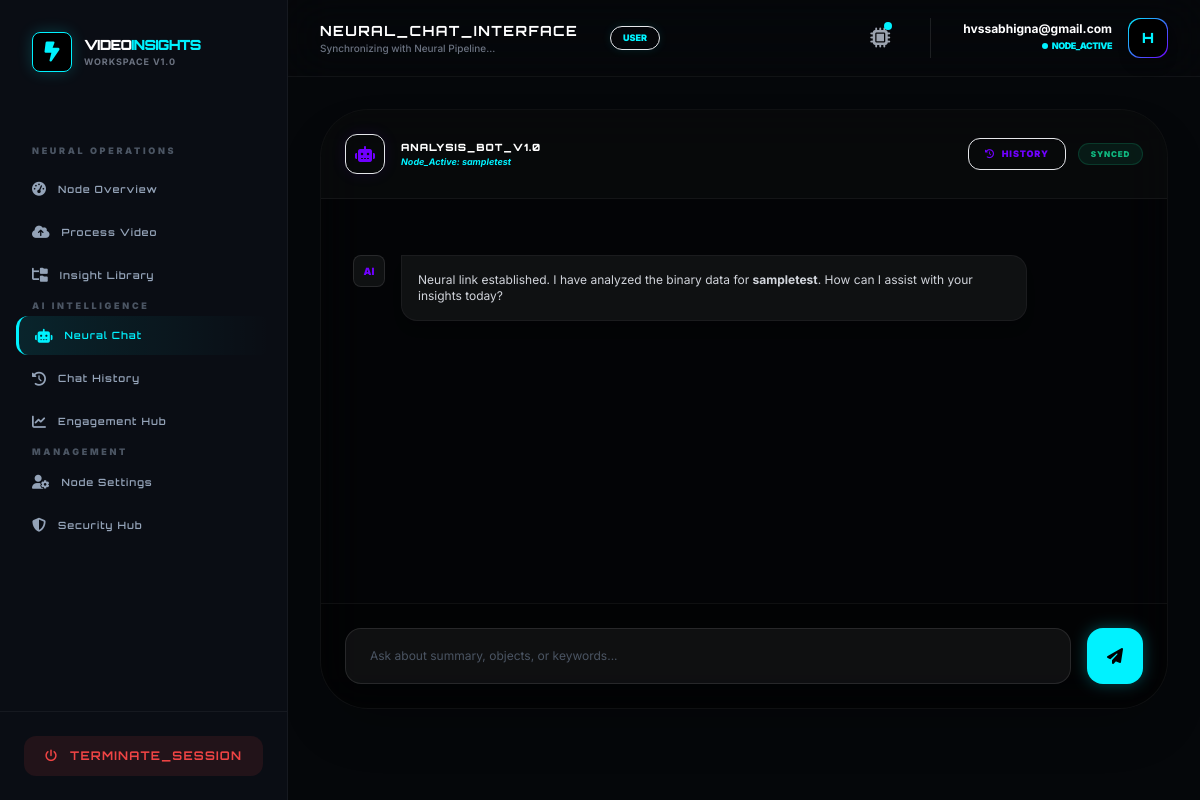
The app's page /neural-chat/chat/ (signed in) with its own data.
### accounts/models.py (models this page shows, shortened)
class User(AbstractUser):
    username = None
    email = models.EmailField(unique=True)
    ROLE_CHOICES = (
        ('admin', 'Admin'),
        ('user', 'User'),
    )
    role = models.CharField(max_length=10, choices=ROLE_CHOICES, default='user')
    is_verified = models.BooleanField(default=False)
    login_count = models.PositiveIntegerField(default=0)
    USERNAME_FIELD = 'email'
    REQUIRED_FIELDS = []
    objects = CustomUserManager()

### videos/models.py (models this page shows)
class VideoAnalysis(models.Model):
    user = models.ForeignKey(settings.AUTH_USER_MODEL, on_delete=models.CASCADE)
    title = models.CharField(max_length=255)
    video_file = models.FileField(upload_to='videos/', null=True, blank=True)
    youtube_url = models.URLField(null=True, blank=True)
    transcript = models.TextField(null=True, blank=True)
    summary = models.TextField(null=True, blank=True)
    keywords = models.JSONField(default=list)
    engagement_data = models.JSONField(default=list, null=True, blank=True)
    objects_detected = models.JSONField(default=list)
    key_moments = models.JSONField(default=list, blank=True)
    activity_type = models.CharField(max_length=100, default="General Analysis")
    human_presence_data = models.JSONField(default=dict, null=True, blank=True)
    face_detection_data = models.JSONField(default=dict, null=True, blank=True)
    activity_ml_data = models.JSONField(default=dict, null=True, blank=True)
    ml_processed = models.BooleanField(default=False)
    created_at = models.DateTimeField(auto_now_add=True)
    ai_processed = models.BooleanField(default=False)
    ai_failed = models.BooleanField(default=False)

### chatbot/views.py (the view)
# urls.py: path('chat/', views.ai_chatbot_view, name='ai_chatbot'),
@login_required
def ai_chatbot_view(request, video_id=None):
    user_videos = VideoAnalysis.objects.filter(user=request.user)
    if not user_videos.exists():
        messages.info(request, "Neural Link Offline: Please process a video to initialize the AI Chatbot.")
        return render(request, 'chatbot/chat_interface.html', {'video': None, 'chat_history': []})
    if video_id:
        video = get_object_or_404(VideoAnalysis, id=video_id, user=request.user)
    else:
        video = user_videos.latest('created_at')
    chat_history = ChatMessage.objects.filter(
        video=video, user=request.user
    ).order_by('created_at')
    return render(request, 'chatbot/chat_interface.html', {
        'video': video,
        'chat_history': chat_history
    })

### templates/chatbot/chat_interface.html (shortened to what this page needs)
{% extends "base2.html" %}
{% block page_title %}NEURAL_CHAT_INTERFACE{% endblock %}
{% block content %}
<div class="max-w-4xl mx-auto animate-fade-in" style="height: 75vh;">
    <div class="h-full flex flex-col bg-black/40 border border-white/5 rounded-[3rem] backdrop-blur-xl overflow-hidden shadow-2xl">
        {% if video %}
            <div class="p-6 border-b border-white/5 bg-white/[0.02] flex items-center justify-between">
                <div class="flex items-center gap-4">
                    <div class="w-10 h-10 bg-[var(--accent-purple)]/20 rounded-xl flex items-center justify-center border border-[var(--accent-purple)]/30 shadow-[0_0_15px_rgba(112,0,255,0.1)]">
                        <i class="fa fa-robot text-[var(--accent-purple)]"></i>
                    </div>
                    <div>
                        <p class="orbitron text-[10px] text-white font-black tracking-widest uppercase">Analysis_Bot_v1.0</p>
                        <p class="text-[9px] text-[var(--accent-cyan)] font-bold italic">Node_Active: {{ video.title }}</p>
                    </div>
                </div>
                <div class="flex items-center gap-3">
                    <a href="{% url 'chat_history_video' video.id %}"
                       class="px-4 py-2 bg-[var(--accent-purple)]/10 border border-[var(--accent-purple)]/20 text-[var(--accent-purple)] text-[9px] font-black uppercase tracking-widest rounded-xl hover:bg-[var(--accent-purple)] hover:text-white transition-all">
                        <i class="fa fa-clock-rotate-left mr-1"></i> History
                    </a>
                    <span class="text-[8px] font-black text-emerald-500 uppercase tracking-widest bg-emerald-500/10 px-3 py-1 rounded-full border border-emerald-500/20">Synced</span>
                </div>
            </div>
            <div id="chat-window" class="flex-1 overflow-y-auto p-8 space-y-6 scroll-smooth custom-scrollbar">
                <div class="flex gap-4">
                    <div class="w-8 h-8 rounded-lg bg-white/5 border border-white/10 flex items-center justify-center text-[10px] font-black text-[var(--accent-purple)]">AI</div>
                    <div class="bg-white/5 p-4 rounded-2xl rounded-tl-none border border-white/5 max-w-[80%] shadow-lg">
                        <p class="text-xs text-gray-300">Neural link established. I have analyzed the binary data for <b>{{ video.title }}</b>. How can I assist with your insights today?</p>
                    </div>
                </div>
            </div>
            <div class="p-6 bg-black/20 border-t border-white/5">
                <form id="chat-form" class="flex gap-4">
                    <input type="text" name="message" id="user-input" autocomplete="off"
                           placeholder="Ask about summary, objects, or keywords..."
                           class="flex-1 bg-white/5 border border-white/10 rounded-2xl px-6 py-4 text-xs text-white focus:outline-none focus:border-[var(--accent-cyan)] transition-all placeholder:text-gray-600">
                    <button type="submit" class="w-14 h-14 bg-[var(--accent-cyan)] text-black rounded-2xl flex items-center justify-center shadow-[0_0_15px_rgba(0,242,255,0.3)] hover:scale-105 active:scale-95 transition-all">
                        <i class="fa fa-paper-plane"></i>
                    </button>
                </form>
            </div>
        {% endif %}
    </div>
</div>
{% endblock %}

### templates/base2.html (shortened to what this page needs)
<!DOCTYPE html>
<html lang="en">
<head>
    <script src="https://cdn.tailwindcss.com"></script>
    <link rel="stylesheet" href="https://cdnjs.cloudflare.com/ajax/libs/font-awesome/6.4.2/css/all.min.css">
</head>
<body class="min-h-screen flex">
<aside class="w-72 bg-[var(--sidebar-bg)] border-r border-white/5 hidden lg:flex flex-col sticky top-0 h-screen z-50">
    <div class="p-8">
        <a href="/" class="flex items-center gap-3">
            <div class="w-10 h-10 rounded-lg flex items-center justify-center bg-black border border-[var(--accent-cyan)] shadow-[0_0_15px_rgba(0,242,255,0.2)]">
                <i class="fa-solid fa-bolt-lightning text-xl text-[var(--accent-cyan)]"></i>
            </div>
            <div>
                <h2 class="orbitron text-sm font-black text-white tracking-tighter">VIDEO<span class="text-[var(--accent-cyan)]">INSIGHTS</span></h2>
                <p class="text-[9px] text-gray-500 uppercase tracking-widest font-bold">Workspace v1.0</p>
            </div>
        </a>
    </div>
    <nav class="flex-1 px-4 py-4 space-y-1 overflow-y-auto">
        {% if user.role == 'admin' %}
            {% include "partials/sidebar_admin.html" %}
        {% else %}
            {% include "partials/sidebar_user.html" %}
        {% endif %}
    </nav>
    <div class="p-6 border-t border-white/5">
        <a href="{% url 'logout' %}"
           class="flex items-center justify-center gap-3 px-4 py-3 rounded-xl bg-red-500/10 text-red-500 font-bold hover:bg-red-500 hover:text-white transition duration-300 orbitron text-xs tracking-widest">
            <i class="fa-solid fa-power-off"></i> TERMINATE_SESSION
        </a>
    </div>
</aside>
<div class="flex-1 flex flex-col min-w-0">
    <header class="bg-[var(--sidebar-bg)]/80 backdrop-blur-xl border-b border-white/5 sticky top-0 z-40 px-8 py-4 flex justify-between items-center">
        <div class="flex items-center gap-4">
             <div class="hidden sm:block">
                <h1 class="orbitron text-sm font-bold text-white tracking-widest uppercase">
                    {% block page_title %}Operational_Dashboard{% endblock page_title %}
                </h1>
                <p class="text-[10px] text-gray-500 font-medium">
                    {% block page_subtitle %}Synchronizing with Neural Pipeline...{% endblock page_subtitle %}
                </p>
             </div>
             <span class="bg-[var(--accent-cyan)]/10 text-[var(--accent-cyan)] text-[9px] uppercase font-black px-3 py-1 rounded-full ml-4 border border-[var(--accent-cyan)]/20 shadow-[0_0_10px_rgba(0,242,255,0.1)]">
                {{ user.role|default:"User" }}
             </span>
        </div>
        <div class="flex items-center gap-8">
            <div class="relative group">
                <button class="relative p-2 text-gray-400 hover:text-[var(--accent-cyan)] transition-colors">
                    <i class="fa-solid fa-microchip text-xl"></i>
                    <span class="absolute top-1.5 right-1.5 w-2 h-2 bg-[var(--accent-cyan)] rounded-full animate-pulse"></span>
                </button>
            </div>
            <div class="flex items-center gap-4 border-l border-white/10 pl-8">
                <div class="text-right hidden sm:block">
                    <p class="text-xs font-bold text-white leading-none mb-1">{{ user.email }}</p>
                    <p class="text-[9px] text-[var(--accent-cyan)] font-black uppercase flex items-center justify-end gap-1 tracking-tighter">
                        <span class="w-1.5 h-1.5 bg-[var(--accent-cyan)] rounded-full animate-ping"></span> NODE_ACTIVE
                    </p>
                </div>
                <div class="w-10 h-10 rounded-xl bg-gradient-to-br from-[var(--accent-cyan)] to-[var(--accent-purple)] p-[1px] shadow-lg">
                    <div class="w-full h-full bg-black rounded-xl flex items-center justify-center text-[var(--accent-cyan)] font-black orbitron text-sm">
                        {{ user.email|first|upper }}
                    </div>
                </div>
            </div>
        </div>
    </header>
    <main class="flex-1 p-8 overflow-y-auto">
        <div class="max-w-7xl mx-auto animate-fade-in">
            {% block content %}{% endblock content %}
        </div>
    </main>
</div>
</body>
</html>

### templates/base2.html (style rules this page uses)
:root { --bg-workspace: #05070a; --sidebar-bg: #0a0d14; --accent-cyan: #00f2ff; --accent-purple: #7000ff; --card-dark: #10141d; }
body { font-family: 'Inter', sans-serif; background-color: var(--bg-workspace); color: #e2e8f0; }
.orbitron { font-family: 'Orbitron', sans-serif; }
.animate-fade-in { animation: fadeIn 0.3s ease-out; }

### records on screen
User: role "USER", email "hvssabhigna@gmail.com", email|first "H"
VideoAnalysis: title "sampletest"
